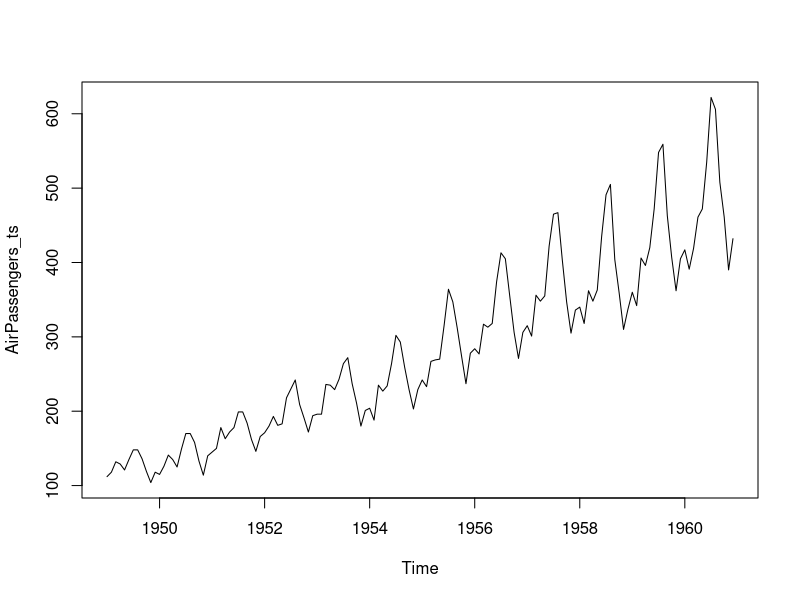
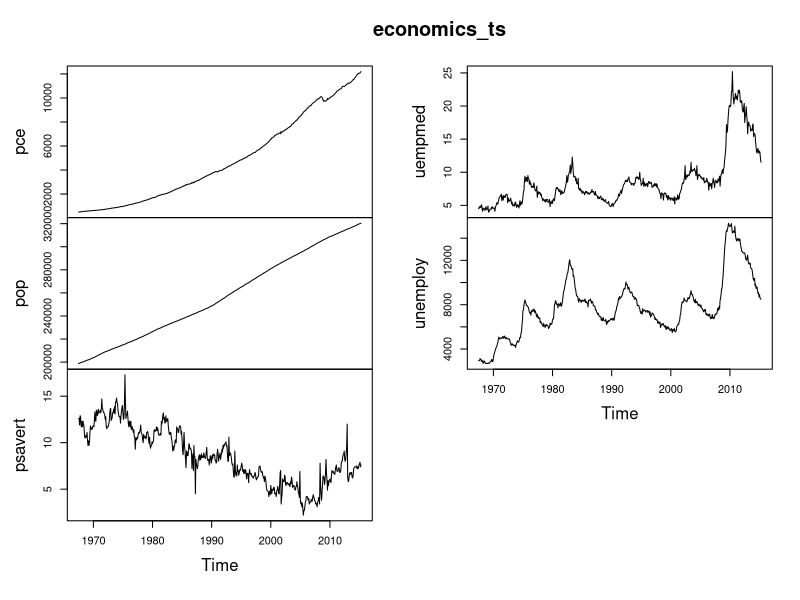
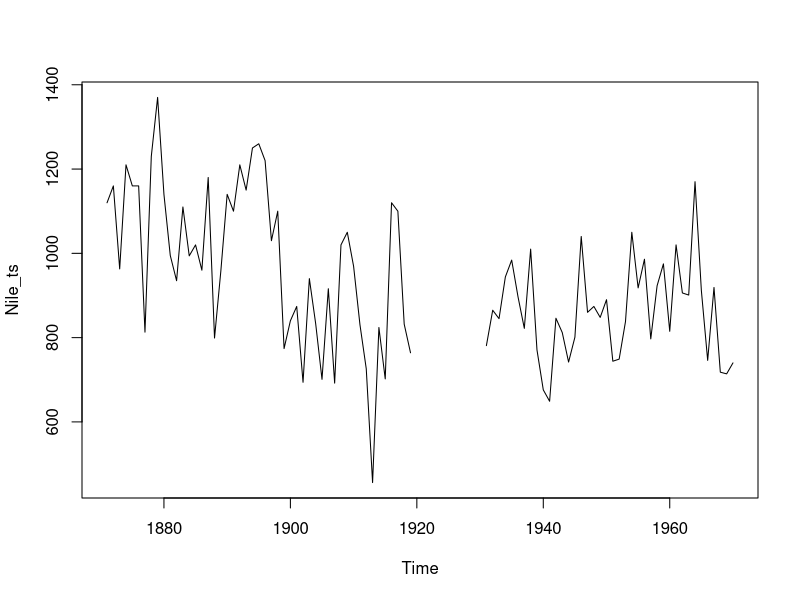
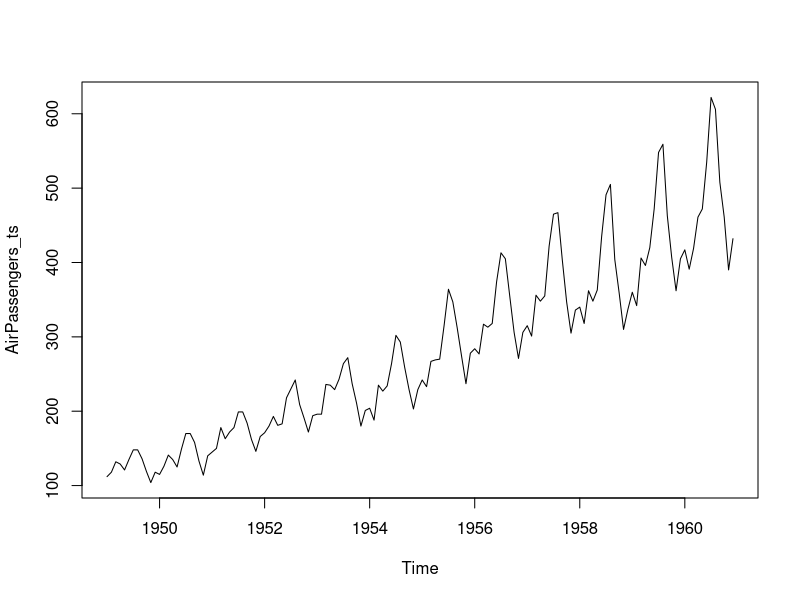
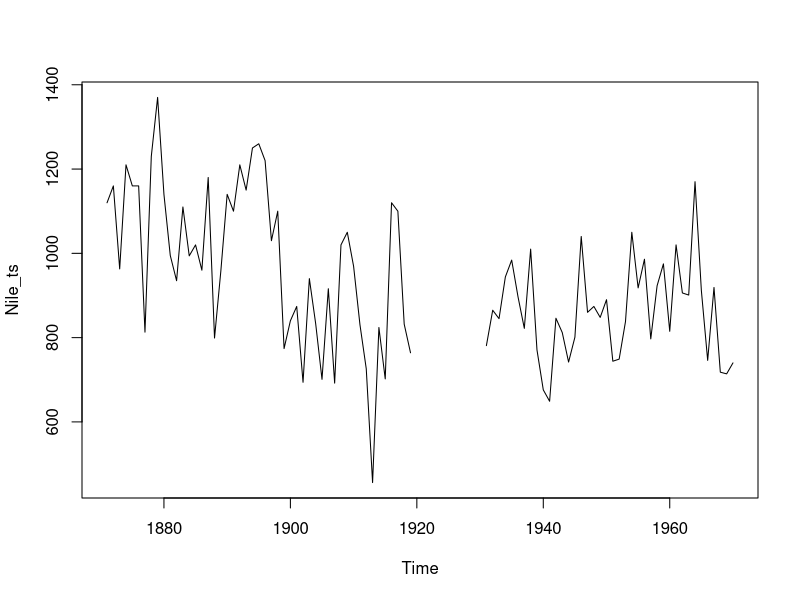
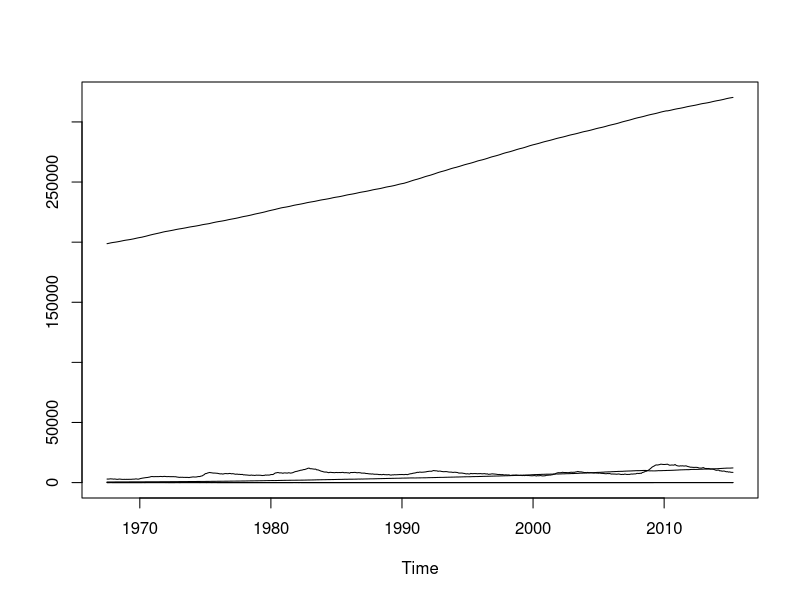
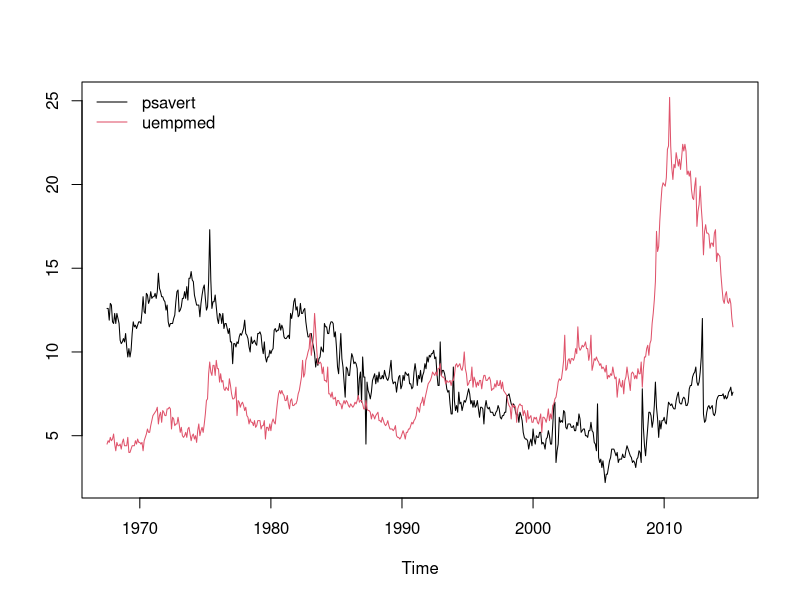

Source code (R) for these figures, in order:
#' ---
#' title: "Time Series - objeto ts()"
#' author: "Bruno Tebaldi de Queiroz Barbosa"
#' date: "2023-02-04"
#' output: html_document
#' ---


# Setup -------------------------------------------------------------------
library(tidyverse)
library(readxl)

rm(list = ls())

# Data Load ---------------------------------------------------------------
AirPassengers <- read_excel("scripts/Aula 5 - Time Series/database/AirPassengers.xlsx")
economics <- read_excel("scripts/Aula 5 - Time Series/database/economics.xlsx")
Nile <- read_excel("scripts/Aula 5 - Time Series/database/Nile.xlsx")



# -------------------------------------------------------------------------

AirPassengers_ts <- ts(data = AirPassengers$x, start = c(1949, 1), frequency = 12)

start(AirPassengers_ts)
end(AirPassengers_ts)
time(AirPassengers_ts)
cycle(AirPassengers_ts)
frequency(AirPassengers_ts)
deltat(AirPassengers_ts)
is.ts(AirPassengers_ts)

economics_ts <- ts(data = economics[ , c("pce", "pop", "psavert", "uempmed", "unemploy")],
                   start = c(1967, 7), frequency = 12)

start(economics_ts)
end(economics_ts)
time(economics_ts)
cycle(economics_ts)
frequency(economics_ts)
deltat(economics_ts)
is.ts(economics_ts)

Nile_ts <- ts(data = Nile$nile, start = c(1871, 1), frequency = 1)

start(Nile_ts)
end(Nile_ts)
time(Nile_ts)
cycle(Nile_ts)
frequency(Nile_ts)
deltat(Nile_ts)
is.ts(Nile_ts)


plot(AirPassengers_ts)
plot(economics_ts)
plot(Nile_ts)

ts.plot(AirPassengers_ts)
ts.plot(Nile_ts)
ts.plot(economics_ts)

ts.plot(economics_ts[, c(3,4)],  col = 1:2)
# Add a legend to your ts.plot
legend("topleft", colnames(economics_ts[, c(3,4)]), lty = 1, col = 1:2, bty = "n")



